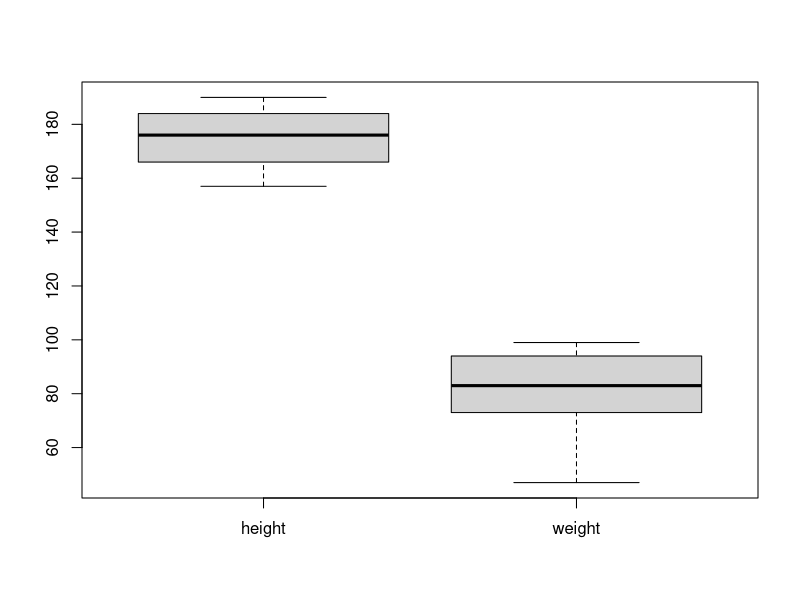
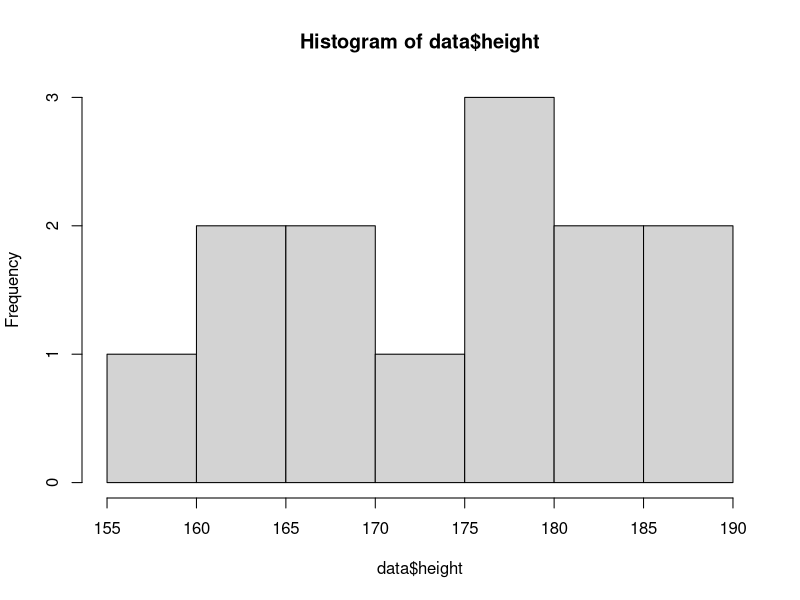
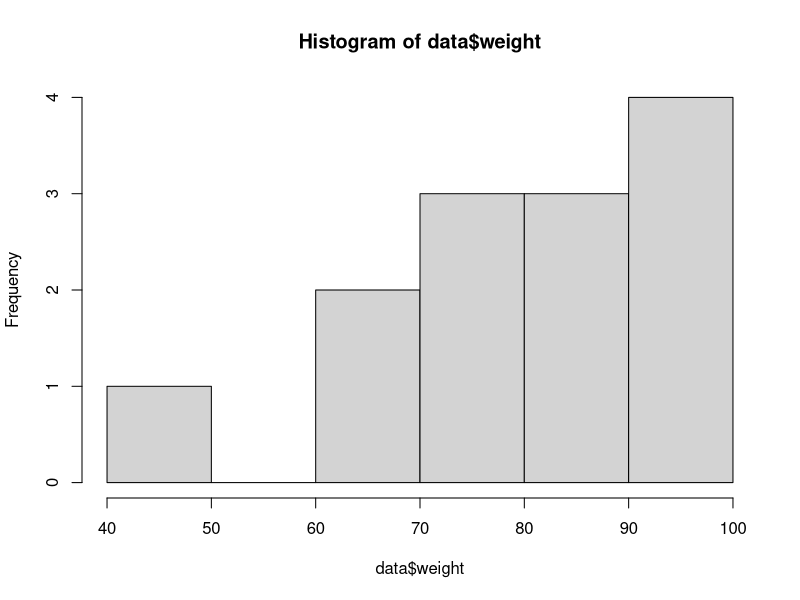

Source code (R) for these figures, in order:
## ---- chunk 1
knitr::opts_chunk$set(echo = TRUE)
## ---- chunk 2
x1 <- c(157,184,162,166,168,163,178,185,190,187,176,174,179)
x2 <- c(47,85,66,83,62,73,84,94,99,96,76,94,74)
data <- data.frame("height"=x1, "weight"=x2)
boxplot(data)

hist(data$height)
hist(data$weight)
## ---- chunk 3
x <-c (7.2,7.7,8.0,8.1,8.3,8.4,8.4,8.5,8.6,8.7,9.1,9.1,9.1,9.8,10.1,10.3)
## ---- chunk 4
n <- length(x)

sample_mean <- (1/n) * sum(x)
sample_var <- (1/(n-1)) * sum((x-sample_mean)^2)
sample_std <- sqrt(sample_var)

print(sprintf("smaple mean: %.3f, sample standard deviation: %.3f",
              sample_mean, sample_std))
## ---- chunk 5
alpha <- 0.05
t <- qt(1-(alpha/2), n-1)

val <- t * sample_std / sqrt(n)

conf_lower <- sample_mean - val
conf_upper <- sample_mean + val

print(sprintf("P(true mean in [%.3f,%.3f]) = %s",
              conf_lower, conf_upper, 1-alpha))
## ---- chunk 6
n_new <- 159
alpha <- 0.05
t <- qt(1-(alpha/2), n_new-1)

val <- t * sample_std / sqrt(n_new)

conf_lower <- sample_mean - val
conf_upper <- sample_mean + val

print(sprintf("P(true mean in [%.3f,%.3f]) = %s",
              conf_lower, conf_upper, 1-alpha))
